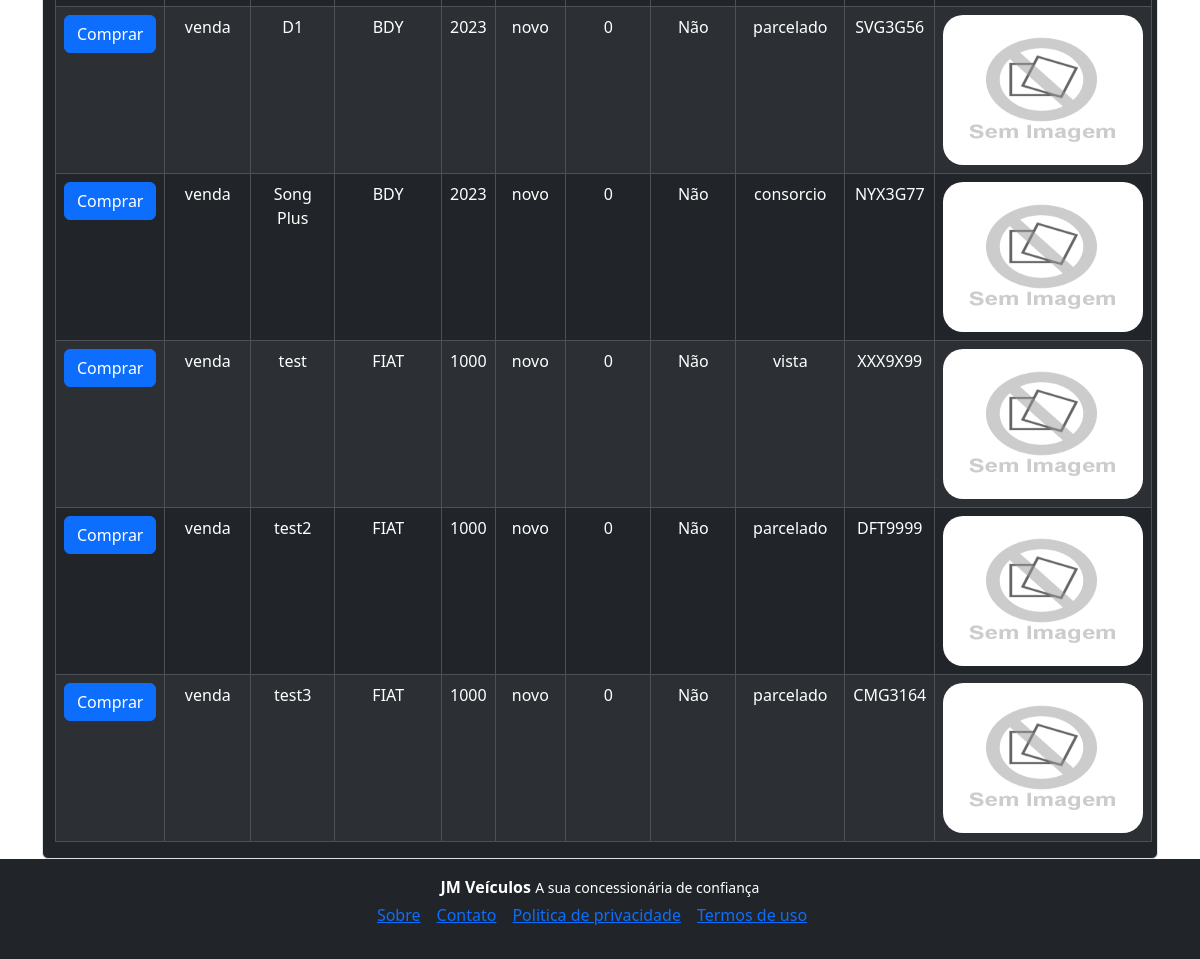
The app's page /carro (lower part), older data.
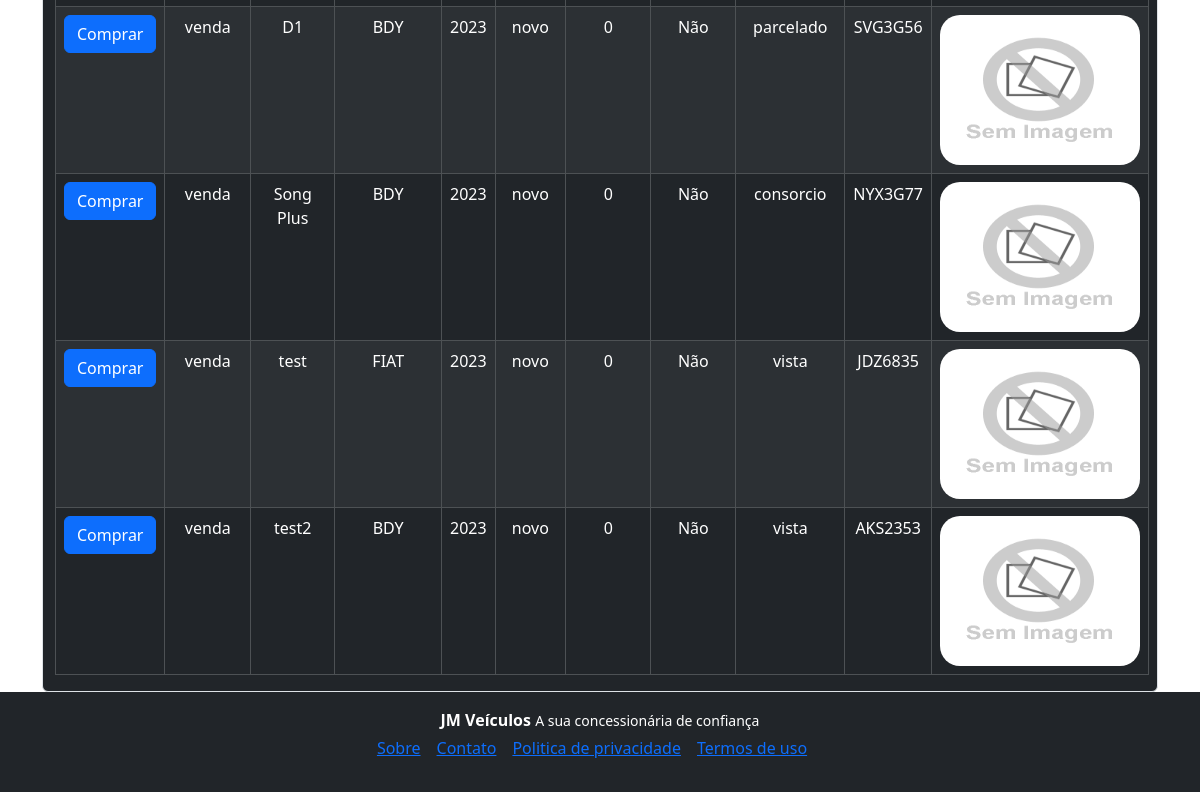
The same page, newer data.
### core/models.py (models this page shows, shortened)
class Carro(models.Model):
    modelo = models.CharField('Modelo', max_length=100)
    marca = models.CharField('Marca', max_length=100)
    ano_fabricacao = models.IntegerField('Ano de Fabricação')
    estado = models.CharField('Estado', max_length=20, choices=[
                              ('novo', 'Novo'), ('usado', 'Usado')])
    km_rodados = models.PositiveIntegerField('Km Rodados')
    leilao = models.BooleanField('Passagem por Leilão')
    formas_pagamento = models.CharField('Formas de Pagamento', max_length=20, choices=[
                                        ('vista', 'A Vista'), ('parcelado', 'Parcelado'), ('consorcio', 'Consórcio')])
    situacao = models.CharField('Situação', max_length=20, choices=[
                                ('venda', 'A Venda'), ('vendido', 'Vendido')])
    placa = models.CharField('Placa', max_length=7, validators=[validate_placa, validate_placa_unica])
    foto = models.ImageField(
        'Foto', upload_to='carros/', null=True, blank=True)
    def foto_tag(self):
        if self.foto:
            return mark_safe('<img src="{}" width="50" height="50" />'.format(self.foto.url))
        else:
            default_image_path = 'core/images/sem_foto.jpg'
            return mark_safe('<img src="{}" width="50" height="50" />'.format(default_image_path))
    foto_tag.short_description = 'Imagem'

### core/views.py (the view)
# urls.py: path('carro', carro, name='carro'),
def carro(request):
    carros = Carro.objects.filter(situacao='venda')
    context = {
        'carros': carros,
    }
    return render(request, 'carro.html', context)

### core/templates/carro.html (shortened to what this page needs)
{% load static %}
<!doctype html>
<html lang="pt-br">
<head>
  <link rel="stylesheet" href="{% static 'css/veiculo_style.css' %}">
  <link href="https://cdn.jsdelivr.net/npm/bootstrap@5.3.1/dist/css/bootstrap.min.css" rel="stylesheet"
>
</head>
<body>
  <main class="container bg-body">
    <div class="container mx-auto bg-dark border rounded text-center ">
      <table class="table table-dark table-striped table-bordered mx-auto text-center">
        <tbody>
          {% for carro in carros %}
          <tr>
            <td>
              <form method="post" action="{% url 'comprar_veiculo' 'carro' carro.id %}">
                <button type="submit" class="btn btn-primary">Comprar</button>
              </form>
            </td>
            <td>{{ carro.situacao }}</td>
            <td>{{ carro.modelo }}</td>
            <td>{{ carro.marca }}</td>
            <td>{{ carro.ano_fabricacao }}</td>
            <td>{{ carro.estado }}</td>
            <td>{{ carro.km_rodados }}</td>
            <td>{% if carro.leilao %}Sim{% else %}Não{% endif %}</td>
            <td>{{ carro.formas_pagamento }}</td>
            <td>{{ carro.placa }}</td>
            <td><img src="{{ carro.foto.url }}" alt="{{ carro.modelo }}" width="200" height="150"
                style="border-radius: 20px;" /></td>
          </tr>
          {% endfor %}
        </tbody>
      </table>
    </div>
  </main>
  <footer class="container-fluid bg-dark text-white text-center py-3">
    <div class="container">
      <span class="d-block mb-1">
        <strong>JM Veículos</strong>
        <small>A sua concessionária de confiança</small>
      </span>
      <ul class="list-unstyled d-flex justify-content-center">
        <li class="me-3">
          <a href="home">Sobre</a>
        </li>
        <li class="me-3" target="_blank">
          <a href="https://api.whatsapp.com/send/?phone=54996732928&text&type=phone_number&app_absent=0">Contato</a>
        </li>
        <li class="me-3">
          <a href="politicas">Politica de privacidade</a>
        </li>
        <li class="me-3" target="_blank">
          <a href="https://github.com/Dom-Luiz-III/Concessionaria_Website_2.0/blob/main/LICENSE">Termos de uso</a>
        </li>
      </ul>
    </div>
  </footer>
</body>
</html>

Row changes from the older to the newer data that the page shows:
removed Carro: situacao "venda", modelo "test", marca "FIAT", ano_fabricacao "1000", estado "novo", km_rodados "0", leilao "Não", formas_pagamento "vista", placa "XXX9X99", foto (picture)
removed Carro: situacao "venda", modelo "test2", marca "FIAT", ano_fabricacao "1000", estado "novo", km_rodados "0", leilao "Não", formas_pagamento "parcelado", placa "DFT9999", foto (picture)
removed Carro: situacao "venda", modelo "test3", marca "FIAT", ano_fabricacao "1000", estado "novo", km_rodados "0", leilao "Não", formas_pagamento "parcelado", placa "CMG3164", foto (picture)
added Carro: situacao "venda", modelo "test", marca "FIAT", ano_fabricacao "2023", estado "novo", km_rodados "0", leilao "Não", formas_pagamento "vista", placa "JDZ6835", foto (picture)
added Carro: situacao "venda", modelo "test2", marca "BDY", ano_fabricacao "2023", estado "novo", km_rodados "0", leilao "Não", formas_pagamento "vista", placa "AKS2353", foto (picture)
